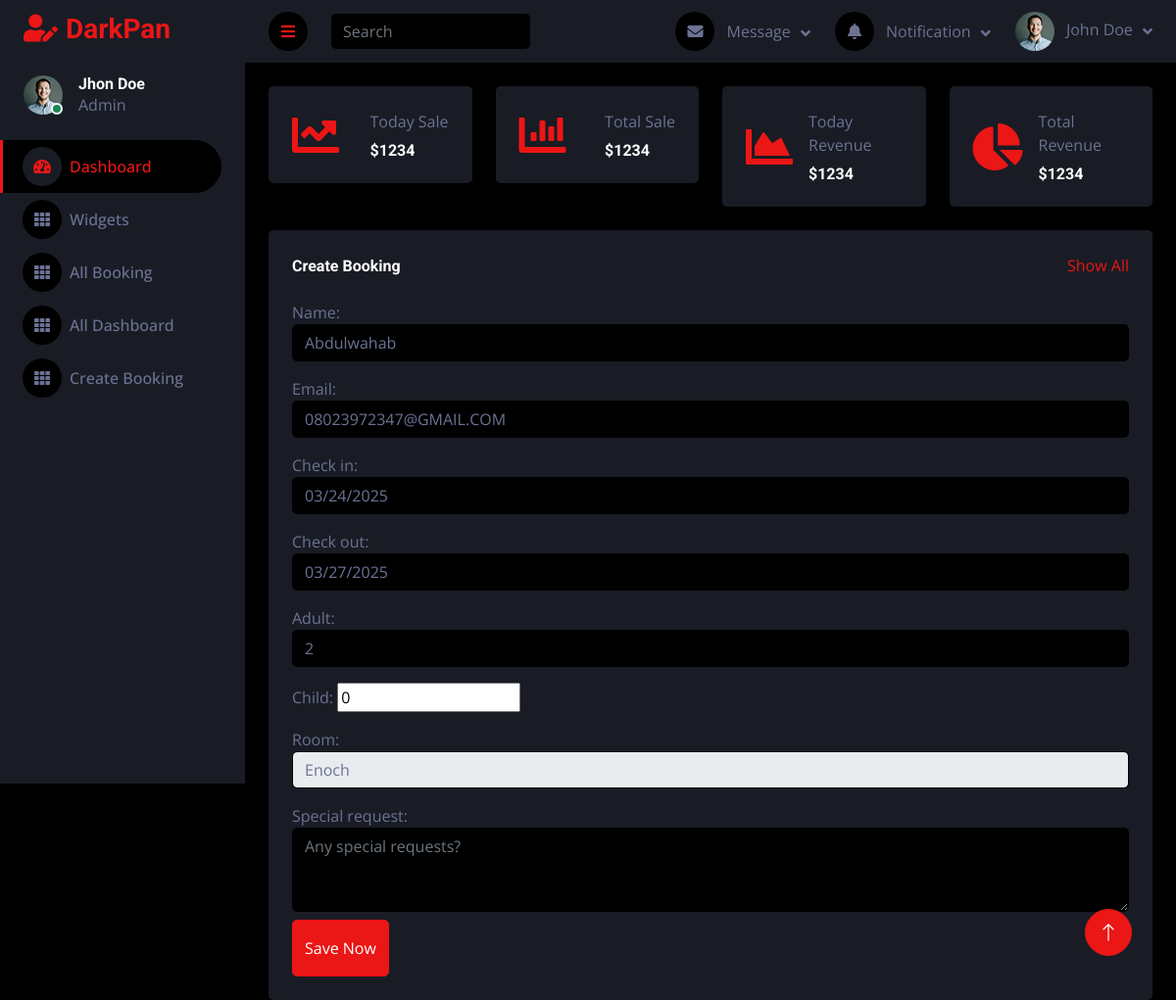
Page /account/edit-booking/6/ on the committed database.
### enochApp/models.py (models this page shows, shortened)
class Booking(models.Model):
    name = models.CharField(max_length= 255)
    email = models.EmailField()
    check_in = models.DateField()
    check_out = models.DateField()
    adult = models.PositiveIntegerField()
    child = models.PositiveIntegerField(blank=True, null = True)
    room = models.ForeignKey(Apartment, on_delete=models.CASCADE, default=1)
    special_request = models.TextField(blank=True, null = True)
    created_at = models.DateTimeField(auto_now_add=True)
    updated_at = models.DateTimeField(auto_now_add=True)

class Apartment (models.Model):
    name = models.CharField(max_length=100)
    price = models.DecimalField(max_digits=10, decimal_places=2, verbose_name="Price per night")
    beds = models.PositiveIntegerField(verbose_name="Number of beds")
    baths = models.PositiveIntegerField(verbose_name="Number of baths")
    wifi_available = models.BooleanField(default=True)
    description = models.TextField()
    rating = models.DecimalField(max_digits=3, decimal_places=2, default=5.0)
    image = models.FileField(upload_to='rooms/')
    available = models.BooleanField(default = True)
    created_at = models.DateTimeField(auto_now_add=True)
    updated_at = models.DateTimeField(auto_now=True)
    def __str__(self):
        return self.name
    class Meta:
        ordering = ['-created_at']

### accountApp/views.py (the view)
# urls.py: path('edit-booking/<str:edit_id>/', views.editBooking, name='bookedit'),
def editBooking(request, edit_id):
    single_booking = get_object_or_404(Booking, id=edit_id)
    if request.method == 'POST':
        booking = BookingForms(request.POST, instance=single_booking)
        if booking.is_valid():
            booking.save()
            return redirect('accountApp:booking')
    else:
        booking = BookingForms(instance=single_booking)
    return render(request, 'our_account/edit_booking.html', {"booking": booking})

### accountApp/forms.py
class BookingForms(forms.ModelForm):
    class Meta:
        model = Booking
        fields = '__all__'
        widgets = {
            'name': forms.TextInput(attrs={'class': 'form-control', 'placeholder': 'Enter your name'}),
            'email': forms.EmailInput(attrs={'class': 'form-control', 'placeholder': 'Enter your email'}),
            'check_in': forms.DateInput(attrs={'class': 'form-control', 'type': 'date'}),
            'check_out': forms.DateInput(attrs={'class': 'form-control', 'type': 'date'}),
            'adult': forms.NumberInput(attrs={'class': 'form-control', 'min': 1}),
            'children': forms.NumberInput(attrs={'class': 'form-control', 'min': 0}),
            'room': forms.Select(attrs={'class': 'form-control'}),
            'special_request': forms.Textarea(attrs={'class': 'form-control', 'rows': 3, 'placeholder': 'Any special requests?'}),
        }

### templates/our_account/edit_booking.html (shortened to what this page needs)
{% load static %}
<!DOCTYPE html>
<html lang="en">
<head>
    <link href="https://cdnjs.cloudflare.com/ajax/libs/font-awesome/5.10.0/css/all.min.css" rel="stylesheet">
    <link href="https://cdn.jsdelivr.net/npm/bootstrap-icons@1.4.1/font/bootstrap-icons.css" rel="stylesheet">
    <link href="{% static 'dashboard/lib/owlcarousel/assets/owl.carousel.min.css' %}" rel="stylesheet">
    <link href="{% static 'dashboard/lib/tempusdominus/css/tempusdominus-bootstrap-4.min.css' %}" rel="stylesheet" />
    <link href="{% static 'dashboard/css/bootstrap.min.css' %}" rel="stylesheet">
    <link href="{% static 'dashboard/css/style.css' %}" rel="stylesheet">
</head>
<body>
    <div class="container-fluid position-relative d-flex p-0">
        {% include 'our_account/sidebar.html' %}
        <div class="content">
            <nav class="navbar navbar-expand bg-secondary navbar-dark sticky-top px-4 py-0">
                <a href="#" class="sidebar-toggler flex-shrink-0">
                    <i class="fa fa-bars"></i>
                </a>
                <form class="d-none d-md-flex ms-4">
                    <input class="form-control bg-dark border-0" type="search" placeholder="Search">
                </form>
                <div class="navbar-nav align-items-center ms-auto">
                    <div class="nav-item dropdown">
                        <a href="#" class="nav-link dropdown-toggle" data-bs-toggle="dropdown">
                            <i class="fa fa-envelope me-lg-2"></i>
                            <span class="d-none d-lg-inline-flex">Message</span>
                        </a>
                    </div>
                    <div class="nav-item dropdown">
                        <a href="#" class="nav-link dropdown-toggle" data-bs-toggle="dropdown">
                            <i class="fa fa-bell me-lg-2"></i>
                            <span class="d-none d-lg-inline-flex">Notification</span>
                        </a>
                    </div>
                    <div class="nav-item dropdown">
                        <a href="#" class="nav-link dropdown-toggle" data-bs-toggle="dropdown">
                            <img class="rounded-circle me-lg-2" src="{% static 'dashboard/img/user.jpg' %}" alt="" style="width: 40px; height: 40px;">
                            <span class="d-none d-lg-inline-flex">John Doe</span>
                        </a>
                    </div>
                </div>
            </nav>
            <div class="container-fluid pt-4 px-4">
                <div class="row g-4">
                    <div class="col-sm-6 col-xl-3">
                        <div class="bg-secondary rounded d-flex align-items-center justify-content-between p-4">
                            <i class="fa fa-chart-line fa-3x text-primary"></i>
                            <div class="ms-3">
                                <p class="mb-2">Today Sale</p>
                                <h6 class="mb-0">$1234</h6>
                            </div>
                        </div>
                    </div>
                    <div class="col-sm-6 col-xl-3">
                        <div class="bg-secondary rounded d-flex align-items-center justify-content-between p-4">
                            <i class="fa fa-chart-bar fa-3x text-primary"></i>
                            <div class="ms-3">
                                <p class="mb-2">Total Sale</p>
                                <h6 class="mb-0">$1234</h6>
                            </div>
                        </div>
                    </div>
                    <div class="col-sm-6 col-xl-3">
                        <div class="bg-secondary rounded d-flex align-items-center justify-content-between p-4">
                            <i class="fa fa-chart-area fa-3x text-primary"></i>
                            <div class="ms-3">
                                <p class="mb-2">Today Revenue</p>
                                <h6 class="mb-0">$1234</h6>
                            </div>
                        </div>
                    </div>
                    <div class="col-sm-6 col-xl-3">
                        <div class="bg-secondary rounded d-flex align-items-center justify-content-between p-4">
                            <i class="fa fa-chart-pie fa-3x text-primary"></i>
                            <div class="ms-3">
                                <p class="mb-2">Total Revenue</p>
                                <h6 class="mb-0">$1234</h6>
                            </div>
                        </div>
                    </div>
                </div>
            </div>
            <div class="container-fluid pt-4 px-4">
                <div class="bg-secondary rounded p-4">
                    <div class="d-flex align-items-center justify-content-between mb-4">
                        <h6 class="mb-0">Create Booking</h6>
                        <a href="">Show All</a>
                    </div>
                    <div>
                        <form method="post">
                            <div class="row g-3 mb-2">
                                {{booking}}
                            </div>
                            <div>
                                <button class="btn btn-primary py-3 " type="submit">Save Now</button>
                            </div>
                        </form>
                    </div>
                </div>
            </div>
        <a href="#" class="btn btn-lg btn-primary btn-lg-square back-to-top"><i class="bi bi-arrow-up"></i></a>
    </div>
</body>
</html>

### static/dashboard/css/style.css (style rules this page uses)
:root { --primary: #EB1616; --secondary: #191C24; --light: #6C7293; --dark: #000000; }
.back-to-top { position: fixed; display: none; right: 45px; bottom: 45px; z-index: 99; }
.btn { transition: .5s; }
.btn-lg-square { width: 48px; height: 48px; }
.btn-square, .btn-sm-square, .btn-lg-square { padding: 0; display: inline-flex; align-items: center; justify-content: center; font-weight: normal; border-radius: 50px; }
.content { margin-left: 250px; min-height: 100vh; background: var(--dark); transition: 0.5s; }
@media (min-width: 992px) { .content { width: calc(100% - 250px); } }
.content .navbar .navbar-nav .nav-link { margin-left: 25px; padding: 12px 0; color: var(--light); outline: none; }
.content .navbar .sidebar-toggler, .content .navbar .navbar-nav .nav-link i { width: 40px; height: 40px; display: inline-flex; align-items: center; justify-content: center; background: var(--dark); border-radius: 40px; }
.content .navbar .dropdown-toggle::after { margin-left: 6px; vertical-align: middle; border: none; content: "\f107"; font-family: "Font Awesome 5 Free"; font-weight: 900; transition: .5s; }

### rows in the picture
Booking: name "Abdulwahab", email "08023972347@GMAIL.COM", check_in "03/24/2025", check_out "03/27/2025", adult "2", child "0", room "Enoch"
